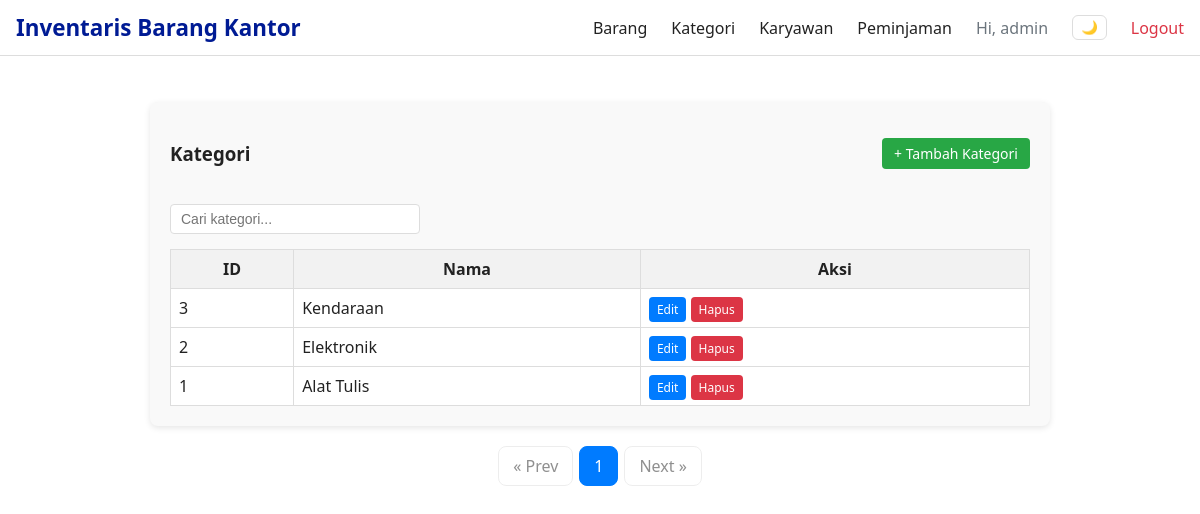
/?url=admin/categories (signed in), run on the app's committed database.
### tables this page shows
CREATE TABLE `categories` (
  `id` int(11) NOT NULL,
  `name` varchar(100) NOT NULL
);

### app/controllers/AdminController.php (called while the page is built, shortened)
<?php
require_once __DIR__.'/../models/Category.php';
class AdminController {
    protected $categoryModel, $itemModel, $employeeModel, $loanModel;
    public function __construct() {
        $this->categoryModel = new Category();
    }
    public function categories() {
        $categories = $this->categoryModel->all();
           $categoryModel = new Category();
    $limit = 10;
    $page = isset($_GET['page']) ? (int)$_GET['page'] : 1;
    $page = max(1, $page);
    $offset = ($page - 1) * $limit;
    $totalCategories = $categoryModel->countAll();
    $totalPages = ceil($totalCategories / $limit);
    $categories = $categoryModel->getPaginated($limit, $offset);
    require __DIR__ . '/../views/admin/categories.php';
    }
}

### config/database.php (called while the page is built)
<?php
return [ 'host'=>'127.0.0.1','db'=>'inventaris12','user'=>'root','pass'=>'','charset'=>'utf8mb4' ];

### app/models/Model.php (called while the page is built, shortened)
<?php
class Model
{
    public function __construct()
    {
        $cfg = require __DIR__ . '/../../config/database.php';
        $dsn = "mysql:host={$cfg['host']};dbname={$cfg['db']};charset={$cfg['charset']}";
        $this->pdo = new PDO(
            $dsn,
            $cfg['user'],
            $cfg['pass'],
            [
                PDO::ATTR_ERRMODE => PDO::ERRMODE_EXCEPTION
            ]
        );
    }
}

### app/models/Category.php (called while the page is built, shortened)
<?php
require_once __DIR__ . '/Model.php';
class Category extends Model {
    public function all(){ return $this->pdo->query('SELECT * FROM categories')->fetchAll(PDO::FETCH_ASSOC); }
    public function getPaginated($limit, $offset)
{
    $stmt = $this->pdo->prepare("
        SELECT * FROM categories
        ORDER BY id DESC
        LIMIT :limit OFFSET :offset
    ");
    $stmt->bindValue(':limit', $limit, PDO::PARAM_INT);
    $stmt->bindValue(':offset', $offset, PDO::PARAM_INT);
    $stmt->execute();
    return $stmt->fetchAll(PDO::FETCH_ASSOC);
}
public function countAll()
{
    return $this->pdo->query("SELECT COUNT(*) FROM categories")->fetchColumn();
}
}

### app/views/admin/categories.php (the view, shortened to what this page needs)
<?php require __DIR__ . '/../layout/header.php'; ?>
<div class="page-container">
    <div class="page-header">
        <h3>Kategori</h3>
        <a class="btn btn-success" href="?url=admin/categoryForm">+ Tambah Kategori</a>
    </div>
    <input type="text" id="searchInput" class="search-input" placeholder="Cari kategori...">
    <table class="table" id="categoryTable">
        <thead>
            <tr>
                <th>ID</th>
                <th>Nama</th>
                <th>Aksi</th>
            </tr>
        </thead>
        <tbody>
            <?php foreach ($categories as $c): ?>
            <tr>
                <td><?= $c['id'] ?></td>
                <td><?= htmlspecialchars($c['name']) ?></td>
                <td>
                    <a class="btn btn-primary btn-sm" href="?url=admin/categoryForm&id=<?= $c['id'] ?>">Edit</a>
                    <a class="btn btn-danger btn-sm"
                       href="?url=admin/categoryDelete&id=<?= $c['id'] ?>"
                       onclick="return confirm('Hapus?')">Hapus</a>
                </td>
            </tr>
            <?php endforeach; ?>
        </tbody>
    </table>
</div>
<div class="pagination">
    <?php if ($page > 1): ?>
        <a href="?url=admin/categories&page=<?= $page - 1 ?>">« Prev</a>
    <?php else: ?>
        <span class="disabled">« Prev</span>
    <?php endif; ?>
    <?php for ($i = 1; $i <= $totalPages; $i++): ?>
        <?php if ($i == $page): ?>
            <span class="active"><?= $i ?></span>
        <?php else: ?>
            <a href="?url=admin/categories&page=<?= $i ?>"><?= $i ?></a>
        <?php endif; ?>
    <?php endfor; ?>
    <?php if ($page < $totalPages): ?>
        <a href="?url=admin/categories&page=<?= $page + 1 ?>">Next »</a>
    <?php else: ?>
        <span class="disabled">Next »</span>
    <?php endif; ?>
</div>
<?php require __DIR__ . '/../layout/footer.php'; ?>

### app/views/layout/header.php (style rules this page uses)
:root { --primary:#001b94ff; --danger:#dc3545; --bg:#f8f9fa; --white:#fff; --text:#212529; --text-light:#6c757d; --border:#dee2e6; }
* { box-sizing:border-box; }
body { margin:0; font-family:'Segoe UI',Arial,sans-serif; background-color:var(--bg); color:var(--text); padding-top:70px; transition:background-color 0.3s,color 0.3s; }
a { text-decoration:none;color:var(--text); }

### app/views/admin/categories.php (style rules this page uses)
:root { --bg: #ffffff; --card: #f9f9f9; --text: #222; --border: #ddd; --table-head: #f2f2f2; }
.page-container { max-width: 900px; margin: 20px auto; padding: 20px; background-color: var(--card); color: var(--text); border-radius: 8px; box-shadow: 0 2px 6px rgba(0,0,0,0.1); }
.page-header { display: flex; justify-content: space-between; align-items: center; margin-bottom: 20px; }
.btn { padding: 6px 12px; border-radius: 4px; text-decoration: none; color: #fff; font-size: 14px; }
.btn-success { background-color: #28a745; }
.btn-primary { background-color: #007bff; }
.btn-danger { background-color: #dc3545; }
.btn-sm { padding: 4px 8px; font-size: 12px; }
.search-input { padding: 6px 10px; font-size: 14px; width: 250px; margin-bottom: 15px; border-radius: 4px; background-color: var(--bg); color: var(--text); border: 1px solid var(--border); }
table.table { width: 100%; border-collapse: collapse; background-color: var(--bg); color: var(--text); }
table.table th, table.table td { padding: 8px; border: 1px solid var(--border); }
table.table th { background-color: var(--table-head); }
.pagination { display: flex; justify-content: center; gap: 6px; margin: 20px 0; }
.pagination a, .pagination span { padding: 8px 14px; border-radius: 8px; border: 1px solid var(--border); background-color: var(--bg); color: var(--text); text-decoration: none; }
.pagination .active { background-color: #007bff; color: #fff; border-color: #007bff; }
.pagination .disabled { opacity: .5; pointer-events: none; }

### data on the page
categories: id "3", name "Kendaraan"
categories: id "2", name "Elektronik"
categories: id "1", name "Alat Tulis"

### other printed values
$_SESSION['user']['name'] "admin"
